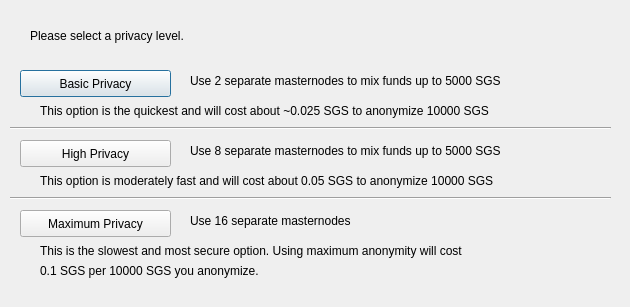
<?xml version="1.0" encoding="UTF-8"?>
<ui version="4.0">
 <class>ObfuscationConfig</class>
 <widget class="QDialog" name="ObfuscationConfig">
  <property name="geometry">
   <rect>
    <x>0</x>
    <y>0</y>
    <width>630</width>
    <height>307</height>
   </rect>
  </property>
  <property name="windowTitle">
   <string>Configure Obfuscation</string>
  </property>
  <widget class="QPushButton" name="buttonBasic">
   <property name="geometry">
    <rect>
     <x>20</x>
     <y>70</y>
     <width>151</width>
     <height>27</height>
    </rect>
   </property>
   <property name="text">
    <string>Basic Privacy</string>
   </property>
  </widget>
  <widget class="QPushButton" name="buttonHigh">
   <property name="geometry">
    <rect>
     <x>20</x>
     <y>140</y>
     <width>151</width>
     <height>27</height>
    </rect>
   </property>
   <property name="text">
    <string>High Privacy</string>
   </property>
  </widget>
  <widget class="QPushButton" name="buttonMax">
   <property name="geometry">
    <rect>
     <x>20</x>
     <y>210</y>
     <width>151</width>
     <height>27</height>
    </rect>
   </property>
   <property name="text">
    <string>Maximum Privacy</string>
   </property>
  </widget>
  <widget class="QLabel" name="label">
   <property name="geometry">
    <rect>
     <x>30</x>
     <y>20</y>
     <width>571</width>
     <height>31</height>
    </rect>
   </property>
   <property name="text">
    <string>Please select a privacy level.</string>
   </property>
  </widget>
  <widget class="QLabel" name="label_2">
   <property name="geometry">
    <rect>
     <x>190</x>
     <y>70</y>
     <width>421</width>
     <height>21</height>
    </rect>
   </property>
   <property name="text">
    <string>Use 2 separate masternodes to mix funds up to 5000 SGS</string>
   </property>
  </widget>
  <widget class="QLabel" name="label_3">
   <property name="geometry">
    <rect>
     <x>190</x>
     <y>140</y>
     <width>411</width>
     <height>21</height>
    </rect>
   </property>
   <property name="text">
    <string>Use 8 separate masternodes to mix funds up to 5000 SGS</string>
   </property>
  </widget>
  <widget class="QLabel" name="label_4">
   <property name="geometry">
    <rect>
     <x>190</x>
     <y>210</y>
     <width>421</width>
     <height>21</height>
    </rect>
   </property>
   <property name="text">
    <string>Use 16 separate masternodes</string>
   </property>
  </widget>
  <widget class="QLabel" name="label_6">
   <property name="geometry">
    <rect>
     <x>40</x>
     <y>100</y>
     <width>561</width>
     <height>21</height>
    </rect>
   </property>
   <property name="text">
    <string>This option is the quickest and will cost about ~0.025 SGS to anonymize 10000 SGS</string>
   </property>
  </widget>
  <widget class="QLabel" name="label_7">
   <property name="geometry">
    <rect>
     <x>40</x>
     <y>170</y>
     <width>561</width>
     <height>21</height>
    </rect>
   </property>
   <property name="text">
    <string>This option is moderately fast and will cost about 0.05 SGS to anonymize 10000 SGS</string>
   </property>
  </widget>
  <widget class="QLabel" name="label_8">
   <property name="geometry">
    <rect>
     <x>40</x>
     <y>240</y>
     <width>561</width>
     <height>21</height>
    </rect>
   </property>
   <property name="text">
    <string>This is the slowest and most secure option. Using maximum anonymity will cost</string>
   </property>
  </widget>
  <widget class="QLabel" name="label_9">
   <property name="geometry">
    <rect>
     <x>40</x>
     <y>260</y>
     <width>561</width>
     <height>21</height>
    </rect>
   </property>
   <property name="text">
    <string>0.1 SGS per 10000 SGS you anonymize.</string>
   </property>
  </widget>
  <widget class="Line" name="line">
   <property name="geometry">
    <rect>
     <x>10</x>
     <y>120</y>
     <width>601</width>
     <height>16</height>
    </rect>
   </property>
   <property name="orientation">
    <enum>Qt::Horizontal</enum>
   </property>
  </widget>
  <widget class="Line" name="line_2">
   <property name="geometry">
    <rect>
     <x>10</x>
     <y>190</y>
     <width>601</width>
     <height>16</height>
    </rect>
   </property>
   <property name="orientation">
    <enum>Qt::Horizontal</enum>
   </property>
  </widget>
 </widget>
 <resources/>
 <connections/>
</ui>
